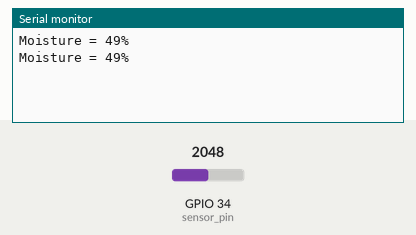
Bench run of a sketch on a simulated ESP32. Parts: the last lines printed to the serial monitor. The test bench sets the inputs (shaded band); at power-on: GPIO 34 (sensor_pin) = 2048.

Above: at 1.8 s.
1.9 s: GPIO 34 (sensor_pin) set to 2866
At 2.4 s:
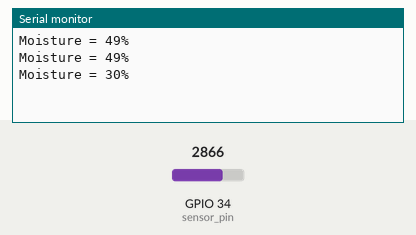
3.4 s: GPIO 34 (sensor_pin) set to 3603
At 4.8 s:
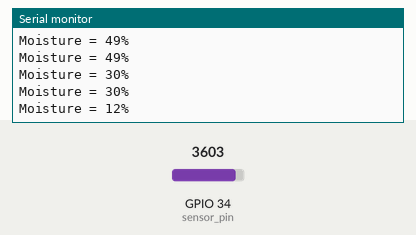
Timing chart, 0 to 6.4 s (numbered marks = the images above; inputs shaded):
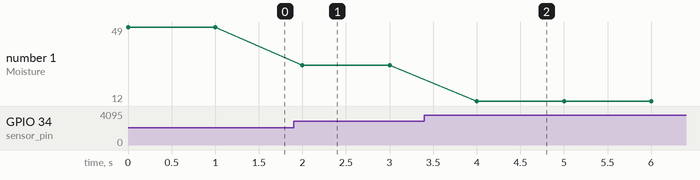

Measured:
- after the input at 1.9 s, the serial monitor: prints a new line after 0.10 s (image 1)
- after the input at 3.4 s, the serial monitor: prints a new line after 0.60 s (image 2)
- plotted number 1: 49 → 30 after the input at 1.9 s, 30 → 12 after the input at 3.4 s

The sketch:

soil_humidity.ino
```cpp
/*
Soil humidity sensor
*/

int _moisture,sensor_analog;
const int sensor_pin = 34;  /* Soil moisture sensor O/P pin */

void setup(){
  Serial.begin(115200);     /* Set the baudrate to 115200*/
}

void loop(){
  sensor_analog = analogRead(sensor_pin);
  _moisture = ( 100 - ( (sensor_analog/4095.00) * 100 ) );
  Serial.print("Moisture = ");
  Serial.print(_moisture);  /* Print Temperature on the serial window */
  Serial.println("%");
  delay(1000);              /* Wait for 1000mS */
}
```
